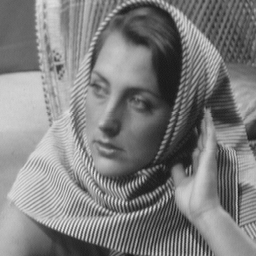
%> input picture Homework 3/2/code/barbara256.png, 256 x 256 px
$ octave myMainScript.m   (GNU Octave 9; MATLAB toolbox functions it lacks are replaced by stand-ins)
%> lines starting %> are read from the running program, lines starting %| are printed output that depends on the picture; in (x1, y1, x2, y2) boxes, pixels count from 0 and x2, y2 are one past the last pixel; in counts of white or black regions, pixels touching at a corner belong together; the program's own positions count from 1
%% MyMainScript

tic;
%% Your code here

clear; clc;

% read in the image barbara256.png as double array
img = double(imread('barbara256.png'));
%> img: size 256x256 double; min 23, max 231, mean 126.4; mean of the top-left, top-right, bottom-left and bottom-right quarters 151, 95.7, 148.2, 110.8

figure(1);
imshow(img/255); colormap(gray);

dft_center = fftshift(fft2(img));
abs_dft = log(abs(dft_center)+1);
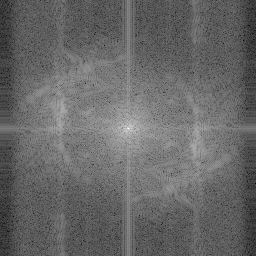
%> abs_dft: size 256x256 double; min 1.08, max 15.93, mean 7.13; drawn with min black and max white

%%%%%%%%%%%%%%%%%%%%%%%%%%%%%%%%%%%%%%%%%%%%%%%%%%%%%%%%%%%%%%%%%%%%%%%%%%%%%%%%%%%%%%%%%%%%%%%%%%%%%%%%

% For changing the parameter values of the ideal and gaussian low pass filters between 40 and 80,
% change the last function argument in  lines 25 and 46.

figure(2);
imshow(abs_dft,[min(abs_dft(:)) max(abs_dft(:))]); colormap (jet); colorbar;
%> after `colorbar`:
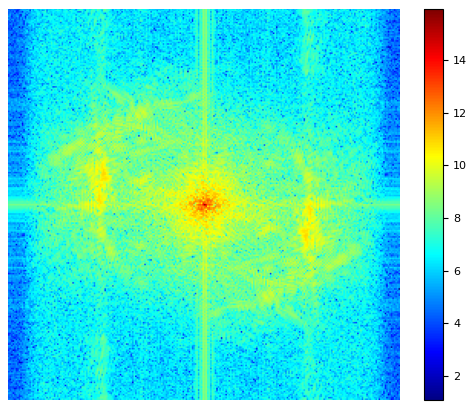
%> figure redrawn from the program's plot data

[ILPF_freq_response, img_ILPF_freq] = ILPF_freq(img, 40);
%> in ILPF_freq, `img_padded = padarray(img, [fix(w/2) fix(h/2)],0,'both');`:
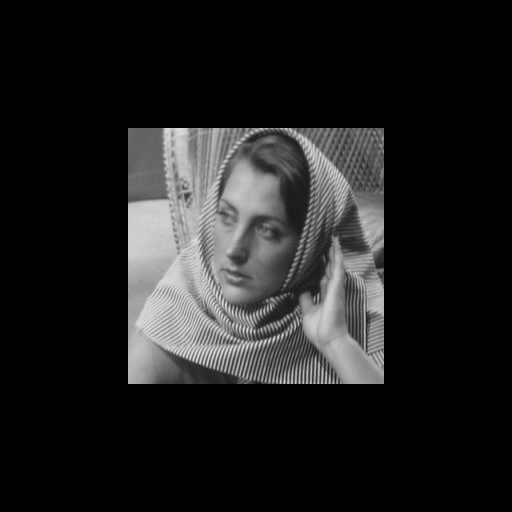
%> img_padded: size 512x512 double; min 0, max 231, mean 31.6
%> after the loop in ILPF_freq, `for i = 1:2*h`:
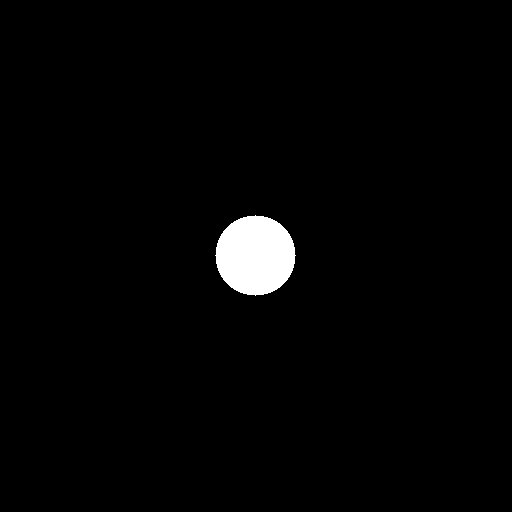
%> filter: size 512x512 double; values 0 (black) and 1 (white), 1.9% white; 1 white region, box (x1, y1, x2, y2) and area: (215, 215, 296, 296) 5025
abs_ILPF_freq_response = log(abs(ILPF_freq_response)+1);
abs_ILPF_freq = log(abs(img_ILPF_freq)+1);

figure(3);
imshow(abs_ILPF_freq_response,[min(abs_ILPF_freq_response(:)) max(abs_ILPF_freq_response(:))]); colormap (jet); colorbar;

figure(4);
imshow(abs_ILPF_freq,[min(abs_ILPF_freq(:)) max(abs_ILPF_freq(:))]); colormap (jet); colorbar;

filtered_img_padded = ifft2(img_ILPF_freq);
h = size(filtered_img_padded,1);
%> h = 512
w = size(filtered_img_padded,2);
%> w = 512
filtered_img = filtered_img_padded(fix(h/4):fix(h/2)+fix(h/4), fix(w/4):fix(w/2)+fix(w/4));

figure(5);
imshow(abs(filtered_img)/255); colormap(gray);
%> after `imshow(abs(filtered_img)/255)`:
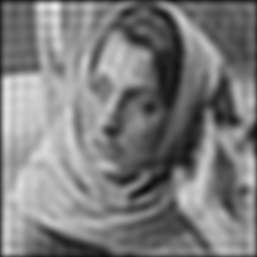
%> displayed picture: size 257x257, on the screen's scale of 0 to 255; min 12, max 236, mean 124.7

%%%%%%%%%%%%%%%%%%%%%%%%%%%%%%%%%%%%%%%%%%%%%%%%%%%%%%%%%%%%%%%%%%%%%%%%%%%%%%%%%%%%%%%%%%%%%%%%%%%%%%%%

[GLPF_freq_response, img_GLPF_freq] = GLPF_freq(img, 40);
%> after the loop in GLPF_freq, `for i = 1:2*h`:
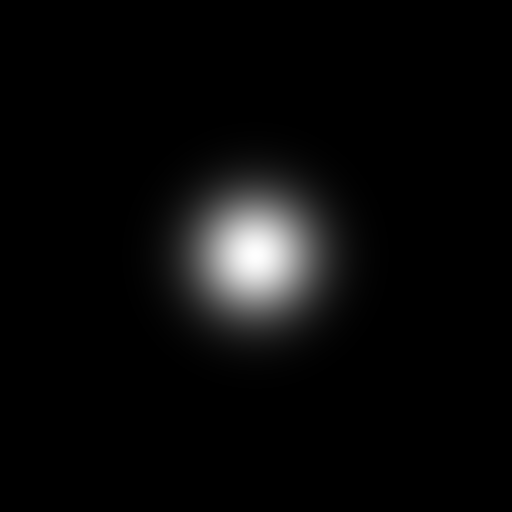
%> filter: size 512x512 double; min 1.63e-18, max 1, mean 0.0383
abs_GLPF_freq_response = log(abs(GLPF_freq_response)+1);
abs_GLPF_freq = log(abs(img_GLPF_freq)+1);
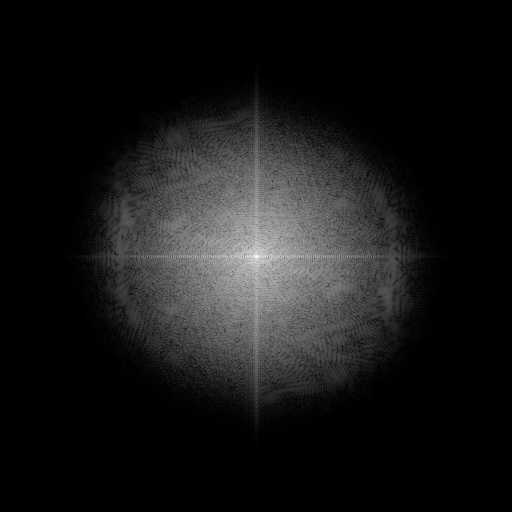
%> abs_GLPF_freq: size 512x512 double; min 0, max 15.93, mean 1.45; drawn with min black and max white

figure(6);
imshow(abs_GLPF_freq_response,[min(abs_GLPF_freq_response(:)) max(abs_GLPF_freq_response(:))]); colormap (jet); colorbar;

figure(7);
imshow(abs_GLPF_freq,[min(abs_GLPF_freq(:)) max(abs_GLPF_freq(:))]); colormap (jet); colorbar;

filtered_img_padded = ifft2(img_GLPF_freq);
h = size(filtered_img_padded,1);
w = size(filtered_img_padded,2);
filtered_img = filtered_img_padded(fix(h/4):fix(h/2)+fix(h/4), fix(w/4):fix(w/2)+fix(w/4));

figure(8);
imshow(abs(filtered_img)/255); colormap(gray);

toc;

%%%%%%%%%%%%%%%%%%%%%%%%%%%%%%%%%%%%%%%%%%%%%%%%%%%%%%%%%%%%%%%%%%%%%%%%%%%%%%%%%%%%%%%%%%%%%%%%%%%%%%%%

function [filter, filtered_img_freq] = ILPF_freq(img, d)
% Filters the image by cutting off frequencies above d using an ideal low
% pass filter
% Inputs:
%       - Image: img
%       - cut off frequency: d
% Returns:
%       - Image filtered using ideal low pass filter: filtered_img
    h = size(img,1);
    w = size(img,2);
    filter = zeros([2*h 2*w]);
    img_padded = padarray(img, [fix(w/2) fix(h/2)],0,'both');
    dft_center = fftshift(fft2(img_padded));
    for i = 1:2*h
        for j = 1:2*w
            if ((i-h)^2 + (j-w)^2) <= d^2
                filter(i,j) = 1;
            end
        end
    end
    filtered_img_freq = filter.*dft_center;
end

function [filter, filtered_img_freq] = GLPF_freq(img, sigma)
% Filters the image using a gaussian filter for low pass filter
% Inputs:
%       - Image: img
%       - Standard deviation of the gaussian: sigma
% Returns:
%       - Image filtered using gaussian low pass filter: filtered_img
    h = size(img,1);
    w = size(img,2);
    filter = zeros([2*h 2*w]);
    img_padded = padarray(img, [fix(w/2) fix(h/2)],0,'both');
    dft_center = fftshift(fft2(img_padded));
    for i = 1:2*h
        for j = 1:2*w
            filter(i,j) = exp(-((i-h)^2+(j-w)^2)/(2*sigma*sigma));
        end
    end
    filtered_img_freq = filter.*dft_center;
end
